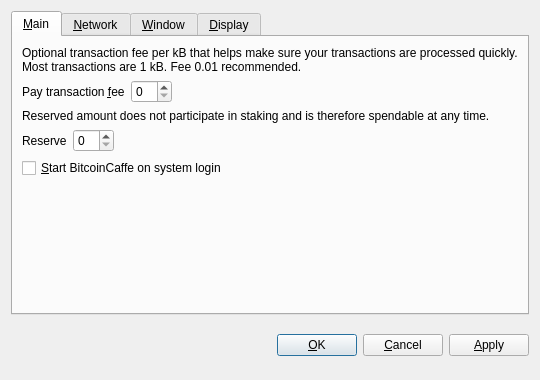
<?xml version="1.0" encoding="UTF-8"?>
<ui version="4.0">
 <class>OptionsDialog</class>
 <widget class="QDialog" name="OptionsDialog">
  <property name="geometry">
   <rect>
    <x>0</x>
    <y>0</y>
    <width>540</width>
    <height>380</height>
   </rect>
  </property>
  <property name="windowTitle">
   <string>Options</string>
  </property>
  <property name="modal">
   <bool>true</bool>
  </property>
  <layout class="QVBoxLayout" name="verticalLayout">
   <item>
    <widget class="QTabWidget" name="tabWidget">
     <property name="tabPosition">
      <enum>QTabWidget::North</enum>
     </property>
     <property name="currentIndex">
      <number>0</number>
     </property>
     <widget class="QWidget" name="tabMain">
      <attribute name="title">
       <string>&amp;Main</string>
      </attribute>
      <layout class="QVBoxLayout" name="verticalLayout_Main">
       <item>
        <widget class="QLabel" name="transactionFeeInfoLabel">
         <property name="text">
          <string>Optional transaction fee per kB that helps make sure your transactions are processed quickly. Most transactions are 1 kB. Fee 0.01 recommended.</string>
         </property>
         <property name="textFormat">
          <enum>Qt::PlainText</enum>
         </property>
         <property name="wordWrap">
          <bool>true</bool>
         </property>
        </widget>
       </item>
       <item>
        <layout class="QHBoxLayout" name="horizontalLayoutFee">
         <item>
          <widget class="QLabel" name="transactionFeeLabel">
           <property name="text">
            <string>Pay transaction &amp;fee</string>
           </property>
           <property name="textFormat">
            <enum>Qt::PlainText</enum>
           </property>
           <property name="buddy">
            <cstring>transactionFee</cstring>
           </property>
          </widget>
         </item>
         <item>
          <widget class="BitcoinAmountField" name="transactionFee"/>
         </item>
         <item>
          <spacer name="horizontalSpacerFee">
           <property name="orientation">
            <enum>Qt::Horizontal</enum>
           </property>
           <property name="sizeHint" stdset="0">
            <size>
             <width>40</width>
             <height>20</height>
            </size>
           </property>
          </spacer>
         </item>
        </layout>
       </item>
       <item>
        <widget class="QLabel" name="reserveBalanceInfoLabel">
         <property name="text">
          <string>Reserved amount does not participate in staking and is therefore spendable at any time.</string>
         </property>
         <property name="textFormat">
          <enum>Qt::PlainText</enum>
         </property>
         <property name="wordWrap">
          <bool>true</bool>
         </property>
        </widget>
       </item>
       <item>
        <layout class="QHBoxLayout" name="horizontalLayoutReserveBalance">
         <item>
          <widget class="QLabel" name="reserveBalanceLabel">
           <property name="text">
            <string>Reserve</string>
           </property>
           <property name="textFormat">
            <enum>Qt::PlainText</enum>
           </property>
           <property name="buddy">
            <cstring>reserveBalance</cstring>
           </property>
          </widget>
         </item>
         <item>
          <widget class="BitcoinAmountField" name="reserveBalance"/>
         </item>
         <item>
          <spacer name="horizontalSpacerReserveBalance">
           <property name="orientation">
            <enum>Qt::Horizontal</enum>
           </property>
           <property name="sizeHint" stdset="0">
            <size>
             <width>40</width>
             <height>20</height>
            </size>
           </property>
          </spacer>
         </item>
        </layout>
       </item>
       <item>
        <widget class="QCheckBox" name="bitcoinAtStartup">
         <property name="toolTip">
          <string>Automatically start BitcoinCaffe after logging in to the system.</string>
         </property>
         <property name="text">
          <string>&amp;Start BitcoinCaffe on system login</string>
         </property>
        </widget>
       </item>
       <item>
        <spacer name="verticalSpacer_Main">
         <property name="orientation">
          <enum>Qt::Vertical</enum>
         </property>
         <property name="sizeHint" stdset="0">
          <size>
           <width>20</width>
           <height>40</height>
          </size>
         </property>
        </spacer>
       </item>
      </layout>
     </widget>
     <widget class="QWidget" name="tabNetwork">
      <attribute name="title">
       <string>&amp;Network</string>
      </attribute>
      <layout class="QVBoxLayout" name="verticalLayout_Network">
       <item>
        <widget class="QCheckBox" name="mapPortUpnp">
         <property name="toolTip">
          <string>Automatically open the BitcoinCaffe client port on the router. This only works when your router supports UPnP and it is enabled.</string>
         </property>
         <property name="text">
          <string>Map port using &amp;UPnP</string>
         </property>
        </widget>
       </item>
       <item>
        <widget class="QCheckBox" name="connectSocks">
         <property name="toolTip">
          <string>Connect to the BitcoinCaffe network through a SOCKS proxy (e.g. when connecting through Tor).</string>
         </property>
         <property name="text">
          <string>&amp;Connect through SOCKS proxy:</string>
         </property>
        </widget>
       </item>
       <item>
        <layout class="QHBoxLayout" name="horizontalLayout_Network">
         <item>
          <widget class="QLabel" name="proxyIpLabel">
           <property name="text">
            <string>Proxy &amp;IP:</string>
           </property>
           <property name="textFormat">
            <enum>Qt::PlainText</enum>
           </property>
           <property name="buddy">
            <cstring>proxyIp</cstring>
           </property>
          </widget>
         </item>
         <item>
          <widget class="QValidatedLineEdit" name="proxyIp">
           <property name="maximumSize">
            <size>
             <width>140</width>
             <height>16777215</height>
            </size>
           </property>
           <property name="toolTip">
            <string>IP address of the proxy (e.g. 127.0.0.1)</string>
           </property>
          </widget>
         </item>
         <item>
          <widget class="QLabel" name="proxyPortLabel">
           <property name="text">
            <string>&amp;Port:</string>
           </property>
           <property name="textFormat">
            <enum>Qt::PlainText</enum>
           </property>
           <property name="buddy">
            <cstring>proxyPort</cstring>
           </property>
          </widget>
         </item>
         <item>
          <widget class="QLineEdit" name="proxyPort">
           <property name="maximumSize">
            <size>
             <width>55</width>
             <height>16777215</height>
            </size>
           </property>
           <property name="toolTip">
            <string>Port of the proxy (e.g. 9050)</string>
           </property>
          </widget>
         </item>
         <item>
          <widget class="QLabel" name="socksVersionLabel">
           <property name="text">
            <string>SOCKS &amp;Version:</string>
           </property>
           <property name="textFormat">
            <enum>Qt::PlainText</enum>
           </property>
           <property name="buddy">
            <cstring>socksVersion</cstring>
           </property>
          </widget>
         </item>
         <item>
          <widget class="QValueComboBox" name="socksVersion">
           <property name="toolTip">
            <string>SOCKS version of the proxy (e.g. 5)</string>
           </property>
          </widget>
         </item>
         <item>
          <spacer name="horizontalSpacer_Network">
           <property name="orientation">
            <enum>Qt::Horizontal</enum>
           </property>
           <property name="sizeHint" stdset="0">
            <size>
             <width>40</width>
             <height>20</height>
            </size>
           </property>
          </spacer>
         </item>
        </layout>
       </item>
       <item>
        <spacer name="verticalSpacer_Network">
         <property name="orientation">
          <enum>Qt::Vertical</enum>
         </property>
         <property name="sizeHint" stdset="0">
          <size>
           <width>20</width>
           <height>40</height>
          </size>
         </property>
        </spacer>
       </item>
      </layout>
     </widget>
     <widget class="QWidget" name="tabWindow">
      <attribute name="title">
       <string>&amp;Window</string>
      </attribute>
      <layout class="QVBoxLayout" name="verticalLayout_Window">
       <item>
        <widget class="QCheckBox" name="minimizeToTray">
         <property name="toolTip">
          <string>Show only a tray icon after minimizing the window.</string>
         </property>
         <property name="text">
          <string>&amp;Minimize to the tray instead of the taskbar</string>
         </property>
        </widget>
       </item>
       <item>
        <widget class="QCheckBox" name="minimizeOnClose">
         <property name="toolTip">
          <string>Minimize instead of exit the application when the window is closed. When this option is enabled, the application will be closed only after selecting Quit in the menu.</string>
         </property>
         <property name="text">
          <string>M&amp;inimize on close</string>
         </property>
        </widget>
       </item>
       <item>
        <spacer name="verticalSpacer_Window">
         <property name="orientation">
          <enum>Qt::Vertical</enum>
         </property>
         <property name="sizeHint" stdset="0">
          <size>
           <width>20</width>
           <height>40</height>
          </size>
         </property>
        </spacer>
       </item>
      </layout>
     </widget>
     <widget class="QWidget" name="tabDisplay">
      <attribute name="title">
       <string>&amp;Display</string>
      </attribute>
      <layout class="QVBoxLayout" name="verticalLayout_Display">
       <item>
        <layout class="QHBoxLayout" name="horizontalLayout_1_Display">
         <item>
          <widget class="QLabel" name="langLabel">
           <property name="text">
            <string>User Interface &amp;language:</string>
           </property>
           <property name="textFormat">
            <enum>Qt::PlainText</enum>
           </property>
           <property name="buddy">
            <cstring>lang</cstring>
           </property>
          </widget>
         </item>
         <item>
          <widget class="QValueComboBox" name="lang">
           <property name="toolTip">
            <string>The user interface language can be set here. This setting will take effect after restarting BitcoinCaffe.</string>
           </property>
          </widget>
         </item>
        </layout>
       </item>
       <item>
        <layout class="QHBoxLayout" name="horizontalLayout_2_Display">
         <item>
          <widget class="QLabel" name="unitLabel">
           <property name="text">
            <string>&amp;Unit to show amounts in:</string>
           </property>
           <property name="textFormat">
            <enum>Qt::PlainText</enum>
           </property>
           <property name="buddy">
            <cstring>unit</cstring>
           </property>
          </widget>
         </item>
         <item>
          <widget class="QValueComboBox" name="unit">
           <property name="toolTip">
            <string>Choose the default subdivision unit to show in the interface and when sending coins.</string>
           </property>
          </widget>
         </item>
        </layout>
       </item>
       <item>
        <widget class="QCheckBox" name="displayAddresses">
         <property name="toolTip">
          <string>Whether to show BitcoinCaffe addresses in the transaction list or not.</string>
         </property>
         <property name="text">
          <string>&amp;Display addresses in transaction list</string>
         </property>
        </widget>
       </item>
       <item>
        <widget class="QCheckBox" name="coinControlFeatures">
         <property name="toolTip">
          <string>Whether to show coin control features or not.</string>
         </property>
         <property name="text">
          <string>Display coin &amp;control features (experts only!)</string>
         </property>
        </widget>
       </item>
       <item>
        <spacer name="verticalSpacer_Display">
         <property name="orientation">
          <enum>Qt::Vertical</enum>
         </property>
         <property name="sizeHint" stdset="0">
          <size>
           <width>20</width>
           <height>40</height>
          </size>
         </property>
        </spacer>
       </item>
      </layout>
     </widget>
    </widget>
   </item>
   <item>
    <layout class="QHBoxLayout" name="horizontalLayout_Buttons">
     <item>
      <spacer name="horizontalSpacer_1">
       <property name="orientation">
        <enum>Qt::Horizontal</enum>
       </property>
       <property name="sizeHint" stdset="0">
        <size>
         <width>40</width>
         <height>48</height>
        </size>
       </property>
      </spacer>
     </item>
     <item>
      <widget class="QLabel" name="statusLabel">
       <property name="font">
        <font>
         <weight>75</weight>
         <bold>true</bold>
        </font>
       </property>
       <property name="text">
        <string/>
       </property>
       <property name="textFormat">
        <enum>Qt::PlainText</enum>
       </property>
       <property name="wordWrap">
        <bool>true</bool>
       </property>
      </widget>
     </item>
     <item>
      <spacer name="horizontalSpacer_2">
       <property name="orientation">
        <enum>Qt::Horizontal</enum>
       </property>
       <property name="sizeHint" stdset="0">
        <size>
         <width>40</width>
         <height>48</height>
        </size>
       </property>
      </spacer>
     </item>
     <item>
      <widget class="QPushButton" name="okButton">
       <property name="text">
        <string>&amp;OK</string>
       </property>
      </widget>
     </item>
     <item>
      <widget class="QPushButton" name="cancelButton">
       <property name="text">
        <string>&amp;Cancel</string>
       </property>
       <property name="autoDefault">
        <bool>false</bool>
       </property>
      </widget>
     </item>
     <item>
      <widget class="QPushButton" name="applyButton">
       <property name="text">
        <string>&amp;Apply</string>
       </property>
       <property name="autoDefault">
        <bool>false</bool>
       </property>
      </widget>
     </item>
    </layout>
   </item>
  </layout>
 </widget>
 <customwidgets>
  <customwidget>
   <class>BitcoinAmountField</class>
   <extends>QSpinBox</extends>
   <header>bitcoinamountfield.h</header>
  </customwidget>
  <customwidget>
   <class>QValueComboBox</class>
   <extends>QComboBox</extends>
   <header>qvaluecombobox.h</header>
  </customwidget>
  <customwidget>
   <class>QValidatedLineEdit</class>
   <extends>QLineEdit</extends>
   <header>qvalidatedlineedit.h</header>
  </customwidget>
 </customwidgets>
 <resources/>
 <connections/>
</ui>
